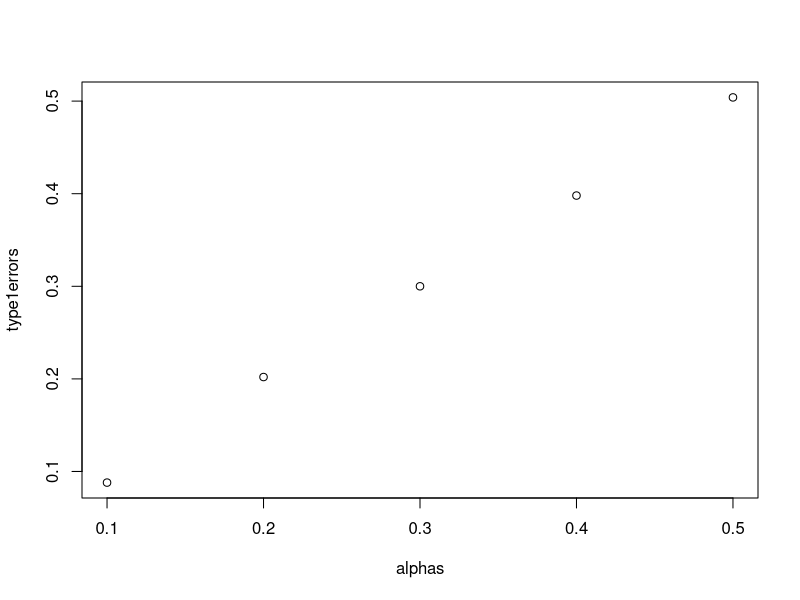
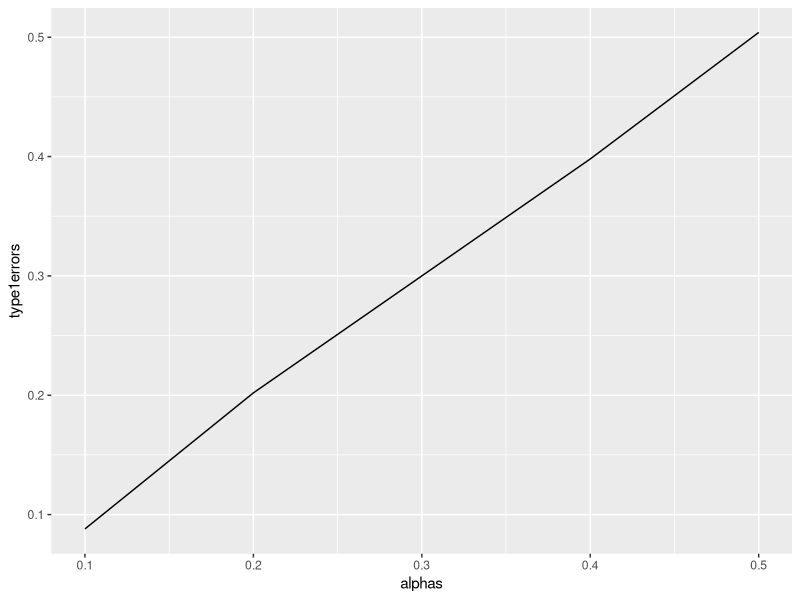

Generate these figures, in order, with R: (Note: this script raises an error after producing the figures.)
#### Lets make a really basic simulation study which shows that our type 1 error rate
### is equal to alpha. 
#### Type 1 error simulations are boring, but we will then be able to extend them to study power. 

### We are studying difference in means for some numerical response variable. 
alpha <- 0.05
n_treatment <- 100
n_control = 100
### The null is TRUE because these are the same. 
mu_treatment = 50+0
mu_control = 50
### We will assume sigma_treatment=sigma_control throughout. 
sigma = 10

### Type 1 error is the probability of rejecting the null when it is true.
### To estimate a probability, we can do an experiment a bunch of times and compute
### a proportion. 

nTrials <- 500
alphas <- seq(0.1,0.5,by=0.1)

type1errors <- rep(NA, length(alphas))

for (j in 1:length(alphas)) {
  alpha = alphas[j]
  pvals = rep(NA, nTrials)
  for (i in 1:nTrials) {
    ## Generate fake data.
    treatment = rnorm(n_treatment, mean=mu_treatment, sd=sigma)
    control = rnorm(n_control, mean=mu_control, sd=sigma)
    pvals[i] = t.test(treatment,control)$p.value
  }
  type1errors[j] <- mean(pvals < alpha)
}

### TYPE 1 ERROR RATE
plot(alphas, type1errors)
library(ggplot2)
ggplot(data=NULL, aes(x=alphas,y=type1errors))+geom_line()

#### REALLY FUN CHALLENGE.
### Type 1 error is boring to study, but POWER is not boring to study.
#### We need to modify this so that we are simulating data where the null is FALSE.
#### We still want to keep a record of how often we reject vs. don't reject the null
#### (can just use alpha=0.05)

#### It would be cool to make two plots.

#### The first plot can fix mu_treatment-mu_control but change the sample size. Make a plot where the X
### axis is sample size and the Y axis is power.

### The second plot can fix sample size but make the X axis mu_treatment-mu_control and the Y
### axis power. 

### Challenge--- make ONE plot where X axis is sample size, Y axis is power, different
### colored lines show different values of  mu_treatment-mu_control.

### For extra fun, try to make the plots pretty 
### if you have time maybe google ggplots !!!
### Feel free to email me if you get stuck. 

#### If you finish, try an example with a different in proportions!!!! 
#### Or a paired differences test!!!
### (email me if you need a more defined task haha.)

colors = c("pink", "red", "orange", "yellow", "green", "blue", "dark blue", "purple", 
           "brown", "black", "gray")


# n_treatment = n_control
n = seq(10, 500, by=10)
power = rep(NA, length(n))

mu_control = 50;
difference = seq(0, 5, by=0.5)

for (i in length(n)) {
  
  current_n = n[i]
  
  type2errors = 0
  
  for (j in length(difference)) {
    
    current_difference <- difference[j]
    mu_treatment = mu_control + current_difference
    
    for (k in length(difference)) {
      
      type2errors = 0
      
      current_color <- difference[j]
      treatment <- rnorm(current_n, mean = mu_treatment, sd = sigma)
      control <- rnorm(current_n, mean = mu_control, sd = sigma)
      
      plot()
    }
    
    pval = t.test(treatment, control)$p.value
    
    if (pval > alpha) {
      type2errors = type2errors + 1
    }
    
  }
  
  power[j] = (number_of_trials - type2errors) / number_of_trials
}



